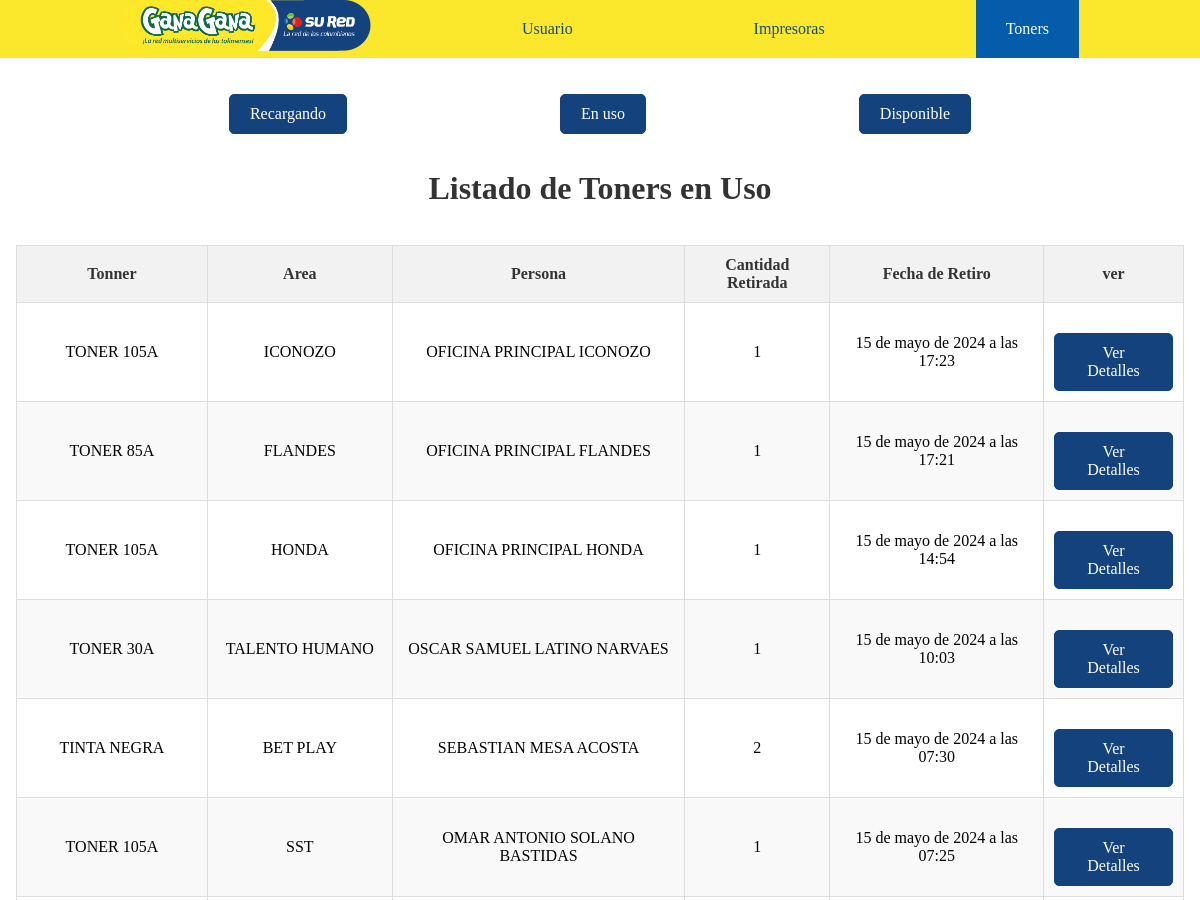
The app's page /V_Toners_R/ (upper part), older data.
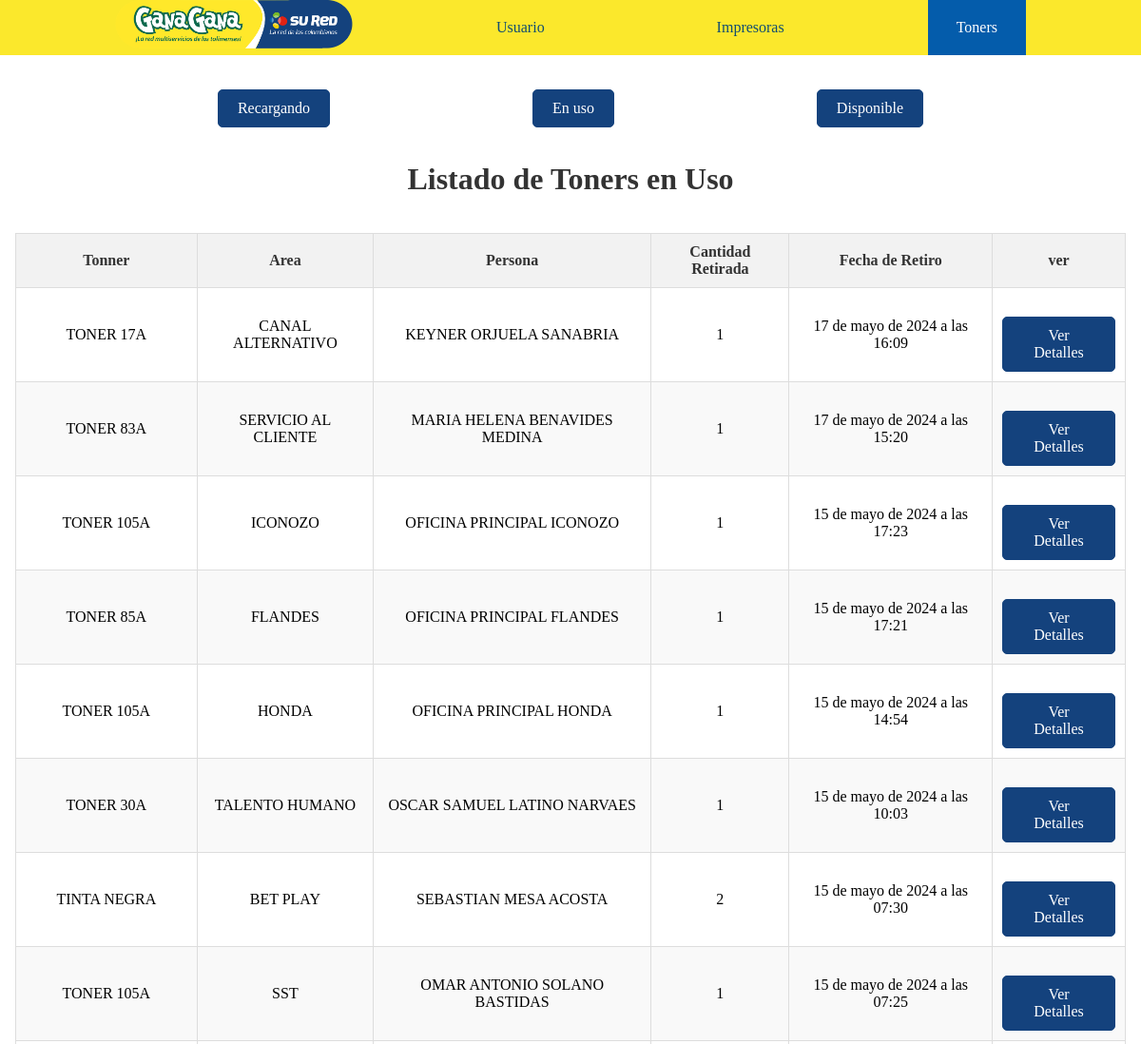
The same page, newer data.
### Datos/models.py (models this page shows, shortened)
class Retiro_Tonner(models.Model):
    r_tonner = models.ForeignKey(Tonner, on_delete=models.SET_NULL, null=True, blank=True)
    r_persona = models.ForeignKey(Persona, on_delete=models.SET_NULL, null=True, blank=True)
    cantidad_disponible = models.PositiveIntegerField(default=1)
    cantidad_retirada = models.PositiveIntegerField()
    fecha_retiro = models.DateTimeField(auto_now_add=True)

class Tonner(models.Model):
    ESTADO_T = [
        ('Recargando', 'Recargando'),
        ('Disponible', 'Disponible'),
        ('En Uso', 'En Uso'),
    ]
    nombre = models.CharField(max_length=50)
    cantidad = models.PositiveBigIntegerField()
    Numero_Toner = models.CharField(max_length=20)
    Estado = models.CharField(max_length=10, choices=ESTADO_T, default='L')
    imagen = models.ImageField()
    def __str__(self):
        return f"{self.nombre}"

class Persona(models.Model):
    nombre = models.CharField(max_length=100)
    firma = models.ImageField(upload_to='firmas/')
    area = models.ForeignKey(Area, on_delete=models.SET_NULL, null=True, blank=True)
    def __str__( self ):
        return self.nombre

class Area(models.Model):
    nombre = models.CharField(max_length=20)
    def __str__(self) -> str:
        return self.nombre

### Datos/views.py (the view)
# urls.py: path('V_Toners_R/', views.V_Toners_R, name='V_Toners_R'),
def V_Toners_R(request):
    producto = Retiro_Tonner.objects.all().order_by('-fecha_retiro')
    return render(request, 'vista/T_Ocupado.html', {'producto': producto})

### Datos/templates/vista/T_Ocupado.html (shortened to what this page needs)
{% extends 'layouts/base.html' %}
{% block content %}
{% load static %}
{% include 'layouts/Barra_Tonners.html' %}
<br>
<br>
<!DOCTYPE html>
<html lang="es">
<head>
    <link rel="stylesheet" type="text/css" href="{% static 'CSS/ALL.css' %}">
</head>
<body>
    <h1>Listado de Toners en Uso</h1>
    <br>
    <table border="1">
        <thead>
            <tr>
                <th>Tonner</th>
                <th>Area</th>
                <th>Persona</th>
                <th>Cantidad Retirada</th>
                <th>Fecha de Retiro</th>
                <th>ver</th>
            </tr>
        </thead>
        <tbody>
            {% for item in producto %}
            <tr>
                <td>{{ item.r_tonner }}</td>
                <td>{{ item.r_persona.area }}</td>
                <td>{{ item.r_persona }}</td>
                <td>{{ item.cantidad_retirada }}</td>
                <td>{{ item.fecha_retiro }}</td>
                <td>
                    <a href="{% url 'detalle_retiro_toner' item.pk %}" class="btn">Ver Detalles</a>
                </td>
            </tr>
            {% endfor %}
        </tbody>
    </table>
</body>
</html>
{% endblock %}

Row changes from the older to the newer data that the page shows:
added Retiro_Tonner: r_tonner "TONER 17A", r_persona.area "CANAL ALTERNATIVO", r_persona "KEYNER ORJUELA SANABRIA", cantidad_retirada "1", fecha_retiro "17 de mayo de 2024 a las 16:09"
added Retiro_Tonner: r_tonner "TONER 83A", r_persona.area "SERVICIO AL CLIENTE", r_persona "MARIA HELENA BENAVIDES MEDINA", cantidad_retirada "1", fecha_retiro "17 de mayo de 2024 a las 15:20"
